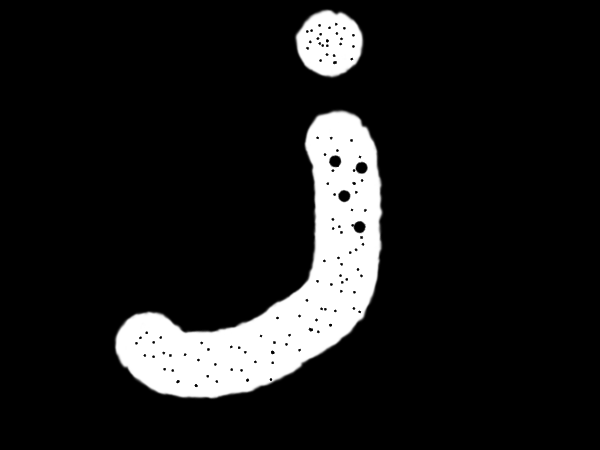
#> input picture py_simple/9.形态学处理/image/blackhat.bmp, 600 x 450 px, found by its file name
$ python 9.7blackhat.py
#> lines starting #> are read from the running program, lines starting #| are printed output that depends on the picture
# -*- coding: utf-8 -*-
"""
Created on Thu Jun 14 09:17:53 2018


"""
import cv2
import numpy as np
o=cv2.imread("image\\blackhat.bmp",cv2.IMREAD_UNCHANGED)
#> o is the input picture: shape (450, 600, 3); min 0, max 255, mean 28.3
k=np.ones((10,10),np.uint8)
r=cv2.morphologyEx(o,cv2.MORPH_BLACKHAT,k)
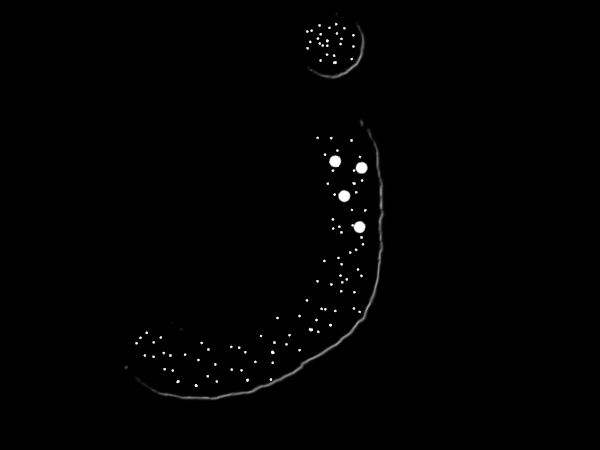
#> r: shape (450, 600, 3); min 0, max 255, mean 1.5
cv2.imshow("original",o)
cv2.imshow("result",r)
cv2.waitKey()
cv2.destroyAllWindows()

$ run again, with py_simple/9.形态学处理/image/closing2.bmp copied over py_simple/9.形态学处理/image/blackhat.bmp
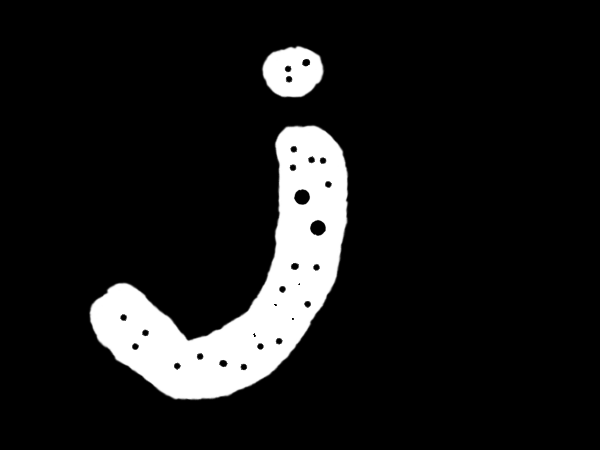
#> input picture py_simple/9.形态学处理/image/closing2.bmp, 600 x 450 px, found by its file name
#> o is the input picture: shape (450, 600, 3); min 0, max 255, mean 26.1
#> `r=cv2.morphologyEx(o,cv2.MORPH_BLACKHAT,k)`:
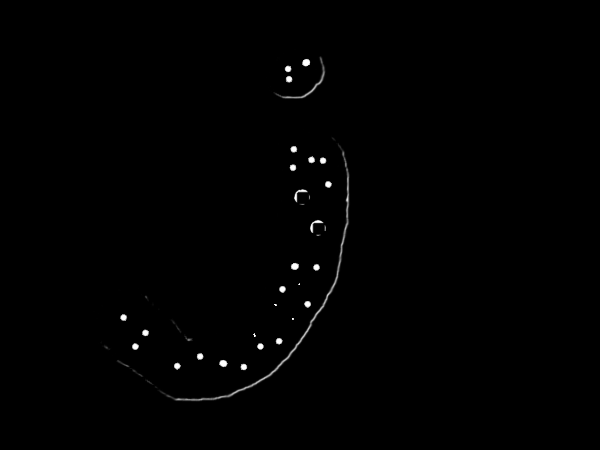
#> r: shape (450, 600, 3); min 0, max 255, mean 1.3
